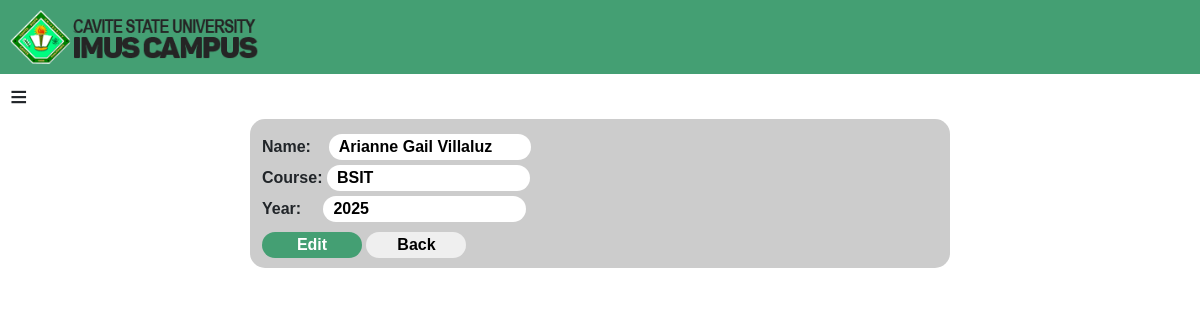
Screenshot of /adedit.php?id=1 with the database file from the repository.
### tables this page shows
CREATE TABLE `users` (
  `ID` int(100) NOT NULL,
  `StudentID` int(100) NOT NULL,
  `Name` varchar(70) NOT NULL,
  `Password` varchar(50) NOT NULL,
  `Course` varchar(30) NOT NULL,
  `Year` int(30) NOT NULL
);

### adedit.php (the view, shortened to what this page needs)
<?php
include("conn.php");
$id=$_REQUEST['id'];
$query = "SELECT * FROM users WHERE ID='$id'";
$result = mysqli_query($conn, $query);
$row = mysqli_fetch_assoc($result);
?>
<!DOCTYPE html>
<html>
<head>
	<link rel="stylesheet" href="bootstrap.min.css">
	<link rel="stylesheet" href="alumnistyle.css">
</head>
<body>
<div class="row">
		<div class="col-sm-4" style="background-color: #449F73;">
			<a href="adminlanding.php"><img src="logo.png" style="width: 70%; padding-left: 10%; padding: 10px 10px 10px 10px; max-height: 78px;"></a>
		</div>
		<div class="col-sm-4" style="background-color: #449F73;">
		</div>
		<div class="col-sm-4" style="background-color: #449F73;" id="alumniname">
		</div>
</div>
<span onclick="openNav()" style="margin-left: 10px; font-size: 30px;">&equiv;</span>
<div class="row" style="display: flex; justify-content: center;">
			<div class="col-lg-2">
			</div>
			<div class="col-lg-8" style="background-color: #CCCCCC; width: 90%; border-radius: 15px; max-width: 700px;">
				<form name="form" method="POST" action="" id="editform">
					Name: &nbsp; &nbsp;<input type="text" name="name" value="<?php echo $row['Name']; ?>"><br>
					Course: <input type="text" name="course" value="<?php echo $row['Course']; ?>"><br>
					Year: &nbsp;&nbsp;&nbsp;&nbsp;<input type="text" name="year" value="<?php echo $row['Year']; ?>"> 	<br>
					<input type="submit" name="submit" value="Edit">
					<button><a href="addirectory.php">Back</a></button>
				</form>
				<?php
				if(isset($_POST['submit']))
				{
					$status = "Record Edited Successfully. <br><br>
					<a href='adedit.php?id=".$row['ID']."'>View Updated Record</a>";
					echo '<p style="color:#FF0000;">'.$status.'</p>';}
				else
				{
				?>
			</div>
			<?php } ?>
			<div class="col-lg-2">
			</div>
</div>
</body>
</html>

### alumnistyle.css (style rules this page uses)
* { font-family: "arial"; font-weight: bold; }
input { border-radius: 15px; width: 100%; border-style: none; }
#alumniname { display: flex; justify-content: center; align-items: center; }
#editform { padding-top: 10px; padding-bottom: 10px; }
#editform input[type=text] { padding-left: 10px; max-width: 30%; margin-top: 5px; }
#editform input[type=submit] { width: 100px; margin-top: 10px; background-color: #449F73; color: white; }
#editform button { border-style: none; border-radius: 15px; width: 100px; }
#editform a { text-decoration: none; color: black; }

### rows the page displays
users: name "Arianne Gail Villaluz", course "BSIT", year "2025"
